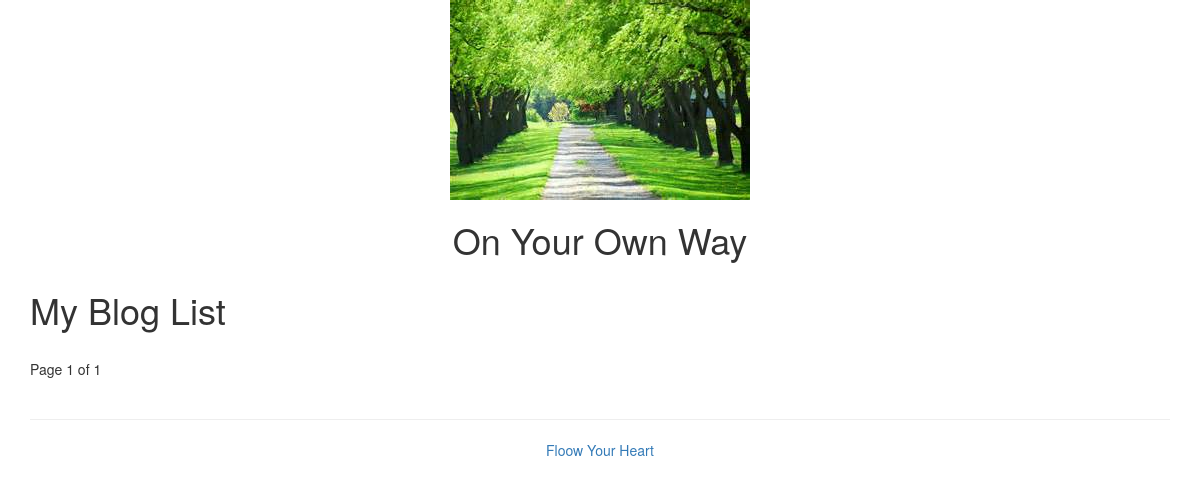
The app's page /blog/?page=6, older data.
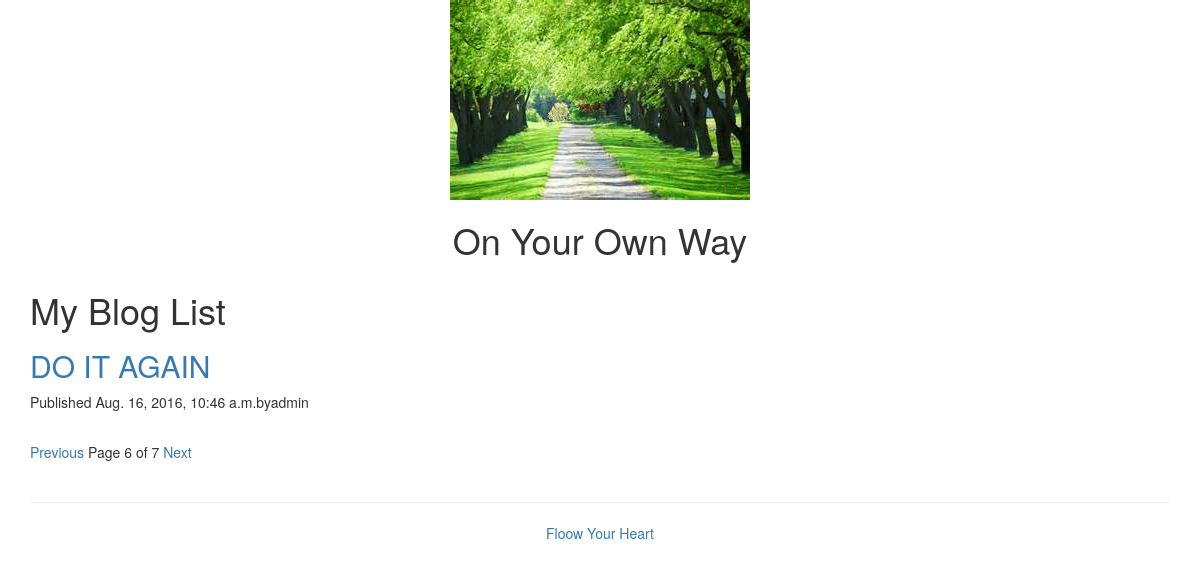
The same page, newer data.
### blog/models.py (models this page shows, shortened)
class Post(models.Model):
    STATUS_CHOICE = (("draft", "DRAFT"), ("published", "PUBLISHED"),)
    title = models.CharField(max_length=250)
    slug = models.SlugField(max_length=250, unique_for_date="published")
    author = models.ForeignKey(User, related_name="blog_posts")
    body = models.TextField()
    published = models.DateTimeField(default=timezone.now)
    created = models.DateTimeField(auto_now_add=True)
    updated = models.DateTimeField(auto_now=True)
    status = models.CharField(max_length=10, choices=STATUS_CHOICE, default="draft")
    def get_absolute_url(self):
        return reverse('blog:post_detail', args=[self.published.year, self.published.strftime('%m'), self.published.strftime('%d'), self.slug])
    class Mate:
        ordering = ("-published",)

### blog/views.py (the view)
def post_list(request):
    object_list = Post.objects.filter(status="published")
    paginator = Paginator(object_list, 1)
    page = request.GET.get('page')
    try:
        current_page = paginator.page(page)
        posts = current_page.object_list
    except PageNotAnInteger:
        current_page = paginator.page(1)
        posts = current_page.object_list
    except EmptyPage:
        current_page = paginator.page(paginator.num_pages)
        posts = current_page.object_list
    return render(request, 'blog/post/list.html', {'posts':posts, "page":current_page})

### blog/templates/blog/post/list.html (shortened to what this page needs)
{% extends "blog/base.html" %}
{% block content %}
<h1>My Blog List</h1>
  {% for post in posts %}
  <h2><a href="{{ post.get_absolute_url }}">{{ post.title }}</a></h2>
  <p>Published {{ post.published }}by{{ post.author }}</p>
  {% endfor %}
  {% include 'blog/post/pagination.html' %}
{% endblock %}

Row changes from the older to the newer data that the page shows:
added Post: title "DO IT AGAIN", published "Aug. 16, 2016, 10:46 a.m.", author "admin"
Text that changed along with them:
{{ page.number }}: "1" → "6"
{{ page.paginator.num_pages }}: "1" → "7"
text now shown: "Previous Next"
